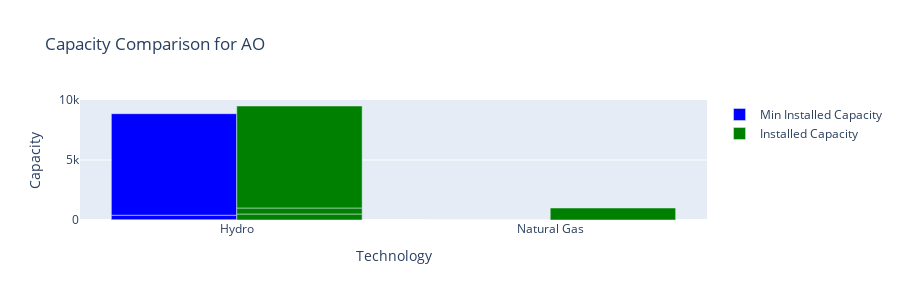
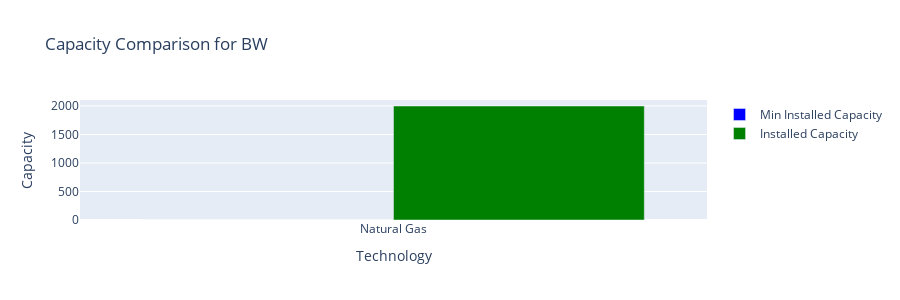

The notebook cell saved with these charts, in order:
### Code cell
import pandas as pd
import plotly.graph_objects as go
from plotly.subplots import make_subplots
from IPython.display import display

# Unique countries from both dataframes
all_countries = capacity_df['country'].unique().tolist()



# Plot the data
for country in capacity_df['country'].unique():
    country_data = capacity_df[capacity_df['country'] == country]
    country_data = country_data[(country_data['INSTALLED_CAPACITY'] != 0)]

    # Display the filtered data in a nice table format
    #display(country_data[['tech_group', 'INSTALLED_CAPACITY', 'MIN_INSTALLED_CAPACITY']].round())

    # Create a single plot with two groups of bars
    fig = go.Figure()

    # Add MIN_INSTALLED_CAPACITY bars
    fig.add_trace(
        go.Bar(
            x=country_data['tech_group'],
            y=country_data['MIN_INSTALLED_CAPACITY'],
            name='Min Installed Capacity',
            marker_color='blue'
        )
    )

    # Add INSTALLED_CAPACITY bars
    fig.add_trace(
        go.Bar(
            x=country_data['tech_group'],
            y=country_data['INSTALLED_CAPACITY'],
            name='Installed Capacity',
            marker_color='green'
        )
    )

    # Update layout
    fig.update_layout(
        title_text=f"Capacity Comparison for {country}",
        xaxis_title="Technology",
        yaxis_title="Capacity",
        showlegend=True,
        height=300,
        width=900
    )

    fig.show()

### Figure 1 — Plotly figure (JSON) as saved in the notebook; plotly's stock layout.template omitted (floating-point values rounded to 4 significant figures)
{"data": [{"marker": {"color": "blue"}, "name": "Min Installed Capacity", "type": "bar", "x": ["Hydro", "Hydro", "Hydro", "Natural Gas"], "y": [30.92, 366.8, 8461.0, 0.0]}, {"marker": {"color": "green"}, "name": "Installed Capacity", "type": "bar", "x": ["Hydro", "Hydro", "Hydro", "Natural Gas"], "y": [500.0, 500.0, 8500.0, 1000.0]}], "layout": {"height": 300, "showlegend": true, "title": {"text": "Capacity Comparison for AO"}, "width": 900, "xaxis": {"title": {"text": "Technology"}}, "yaxis": {"title": {"text": "Capacity"}}}}

### Figure 2 — Plotly figure (JSON) as saved in the notebook; plotly's stock layout.template omitted (floating-point values rounded to 4 significant figures)
{"data": [{"marker": {"color": "blue"}, "name": "Min Installed Capacity", "type": "bar", "x": ["Natural Gas"], "y": [0.0]}, {"marker": {"color": "green"}, "name": "Installed Capacity", "type": "bar", "x": ["Natural Gas"], "y": [2000.0]}], "layout": {"height": 300, "showlegend": true, "title": {"text": "Capacity Comparison for BW"}, "width": 900, "xaxis": {"title": {"text": "Technology"}}, "yaxis": {"title": {"text": "Capacity"}}}}
